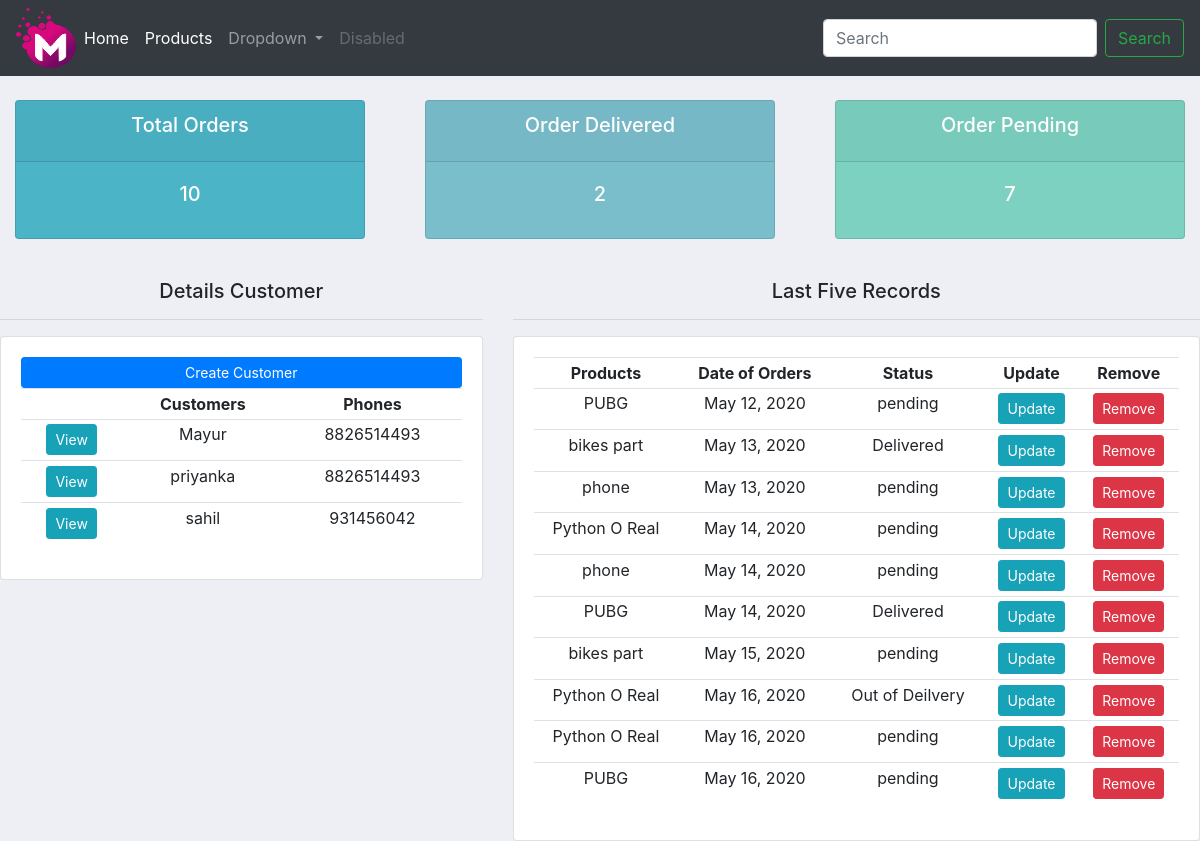
The page / on the database its author committed.
### accounts/models.py (models this page shows, shortened)
class Customer(models.Model):
    name = models.CharField(max_length=200, null=True)
    phone = models.CharField(max_length=200, null=True)
    email = models.CharField(max_length=200,blank=True)
    date_created = models.DateTimeField(auto_now_add=True, null=True)

class Order(models.Model):
    STATUS = (
        ('pending','pending'),
        ('Out of Deilvery','Out of Deilvery'),
        ('Delivered','Delivered'),
    )
    customer = models.ForeignKey(Customer, null=True , on_delete=models.SET_NULL)
    products = models.ForeignKey(Product, null=True , on_delete=models.SET_NULL)
    date_created = models.DateField(auto_now_add=True, null=True)
    status = models.CharField(max_length=200,choices=STATUS)
    notes = models.CharField(max_length=1000,null=True)

class Product(models.Model):
    CATEGORY = (
        ("Indoor","Indoor"),
        ('Out Door','Out Door'),
    )
    name = models.CharField(max_length=200, null=True)
    price = models.FloatField(null=True)
    category = models.CharField(max_length=200, null=True, choices=CATEGORY)
    description = models.CharField(max_length=200, null=True, blank=True)
    date_created = models.DateTimeField(auto_now_add=True, null=True)
    tag = models.ManyToManyField(Tag)
    def __str__(self):
        return self.name

### accounts/views.py (the view)
# urls.py: path('',views.home,name='home'),
def home(request):
    orders_data = Order.objects.all()
    customer_data = Customer.objects.all()
    total_customers = orders_data.count()
    total_orders = customer_data.count()
    total_delivered = orders_data.filter(status='Delivered').count()
    total_pending = orders_data.filter(status='pending').count()
    context = {'orders_show':orders_data,'customer_show':customer_data,'total_orders_show':total_customers,'order_delivered_show':total_delivered,'total_pending_show':total_pending}
    return render(request, 'index.html',context)

### accounts/templates/index.html
{% extends 'navbar.html' %}
{% block content %}
{% include "status.html" %}
<br>
<div class="row">
    <div class="col-md-5">
        <h5 align='center'> Details Customer</h5>
        <hr>
        <div class="card card-body">
            <a class="btn btn-primary btn-sm btn-block" href="">Create Customer </a>
            <table class="table table-sm">
                <tr align="center">
                    <th></th>
                    <th> Customers </th>
                    <th> Phones </th>
                </tr>
                {% for customer in customer_show %}
                <tr align='center'>
                    <td><a class='btn btn-sm btn-info' href="{% url 'customer' customer.id %}"> View </a></td>
                    <td>{{ customer.name }}</td>
                    <td>{{ customer.phone }}</td>
                </tr>
                {% endfor %}
            </table>
        </div>
    </div>
    <div class="col-md-7">
        <h5 align='center'> Last Five Records </h5>
        <hr>
        <div class="card card-body">
            <table class="table table-sm">
                <tr align="center">
                    <th> Products </th>
                    <th> Date of Orders </th>
                    <th> Status </th>
                    <th> Update </th>
                    <th> Remove </th>
                </tr>
                {% for order in orders_show %}
                <tr align='center'>
                    <td>{{ order.products }}</td>
                    <td>{{ order.date_created }}</td>
                    <td>{{ order.status }}</td>
                    <td><a class='btn btn-sm btn-info' href="{% url 'update' order.id %}">Update</a></td>
                    <td><a class='btn btn-sm btn-danger' href="{% url 'delete' order.id %}">Remove</a></td>
                </tr>
                {% endfor %}
        </div>
    </div>
</div>
{% endblock %}

### accounts/static/css/main.css (style rules this page uses)
body { background-color: #edeff5; }

### rows shown on the page
Customer: name "Mayur", phone "8826514493"
Customer: name "priyanka", phone "8826514493"
Customer: name "sahil", phone "931456042"
Order: products "PUBG", date_created "May 12, 2020", status "pending"
Order: products "bikes part", date_created "May 13, 2020", status "Delivered"
Order: products "phone", date_created "May 13, 2020", status "pending"
Order: products "Python O Real", date_created "May 14, 2020", status "pending"
Order: products "phone", date_created "May 14, 2020", status "pending"
Order: products "PUBG", date_created "May 14, 2020", status "Delivered"
Order: products "bikes part", date_created "May 15, 2020", status "pending"
Order: products "Python O Real", date_created "May 16, 2020", status "Out of Deilvery"
Order: products "Python O Real", date_created "May 16, 2020", status "pending"
Order: products "PUBG", date_created "May 16, 2020", status "pending"

### other values the page prints
{{ total_orders_show }} "10"
{{ order_delivered_show }} "2"
{{ total_pending_show }} "7"
